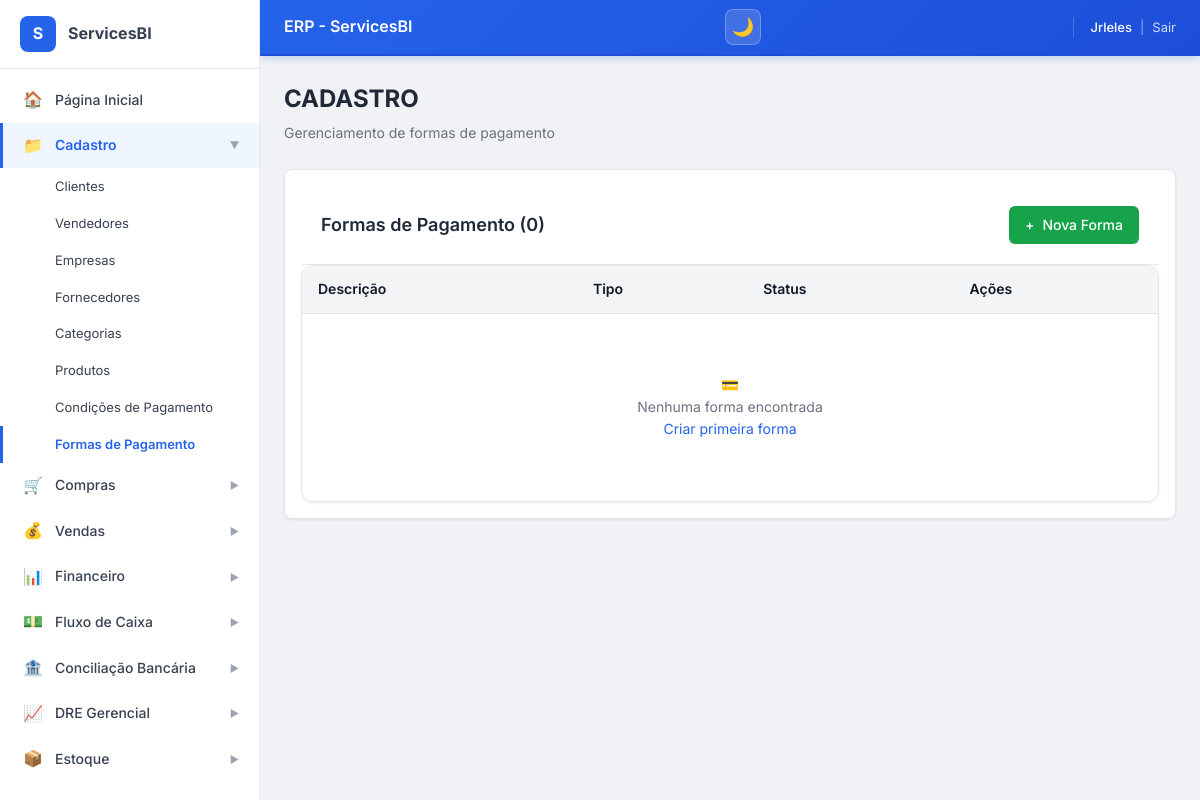
Before: /cadastro/formas-pagamento/ (signed in) with the older database file.
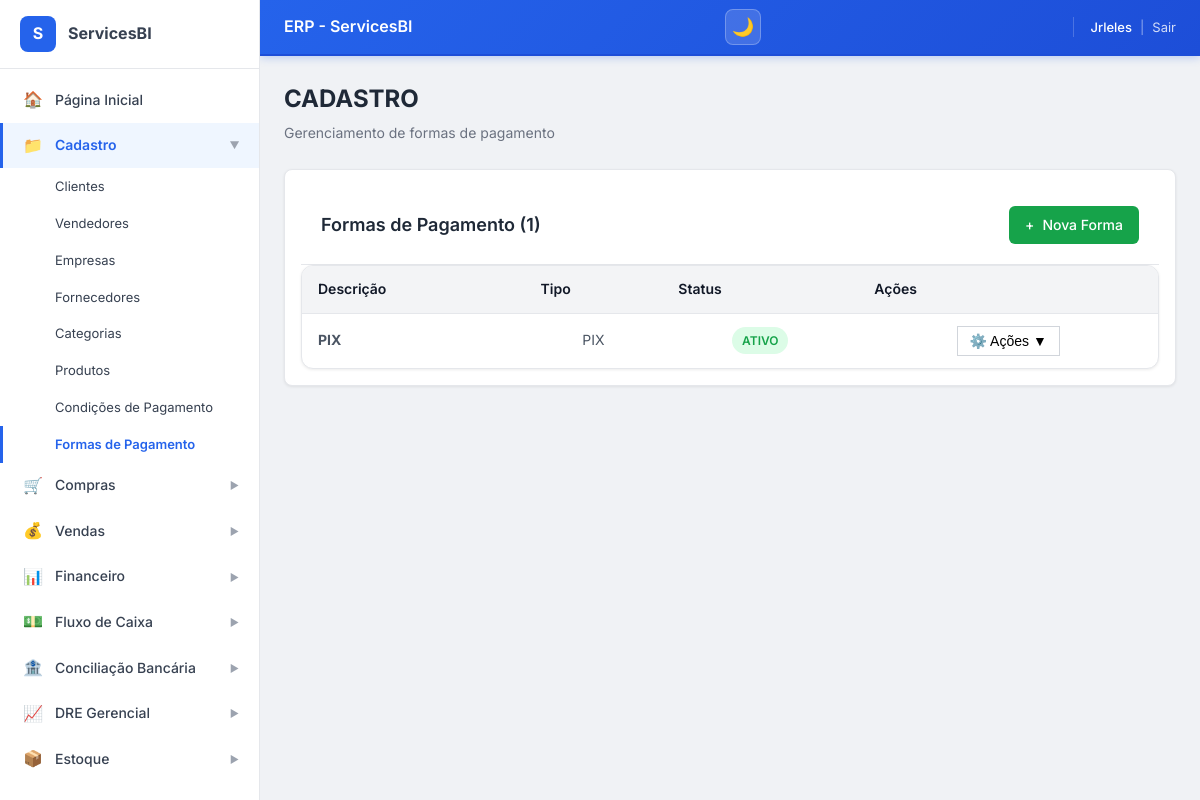
After: the same page with the newer database file.
### ERP_ServicesBI/models.py (models this page shows, shortened)
class FormaPagamento(models.Model):
    TIPO_CHOICES = [
        ('dinheiro', 'Dinheiro'),
        ('pix', 'PIX'),
        ('cartao_debito', 'Cartão de Débito'),
        ('cartao_credito', 'Cartão de Crédito'),
        ('boleto', 'Boleto'),
        ('transferencia', 'Transferência Bancária'),
        ('cheque', 'Cheque'),
        ('outro', 'Outro'),
    ]
    descricao = models.CharField(max_length=100, verbose_name='Descrição')
    tipo = models.CharField(max_length=20, choices=TIPO_CHOICES, default='outro', verbose_name='Tipo')
    ativo = models.BooleanField(default=True, verbose_name='Ativo')
    created_at = models.DateTimeField(auto_now_add=True)
    updated_at = models.DateTimeField(auto_now=True)
    class Meta:
        verbose_name = 'Forma de Pagamento'
        verbose_name_plural = 'Formas de Pagamento'
        ordering = ['descricao']

### ERP_ServicesBI/views.py (the view)
# urls.py: path('cadastro/formas-pagamento/', views.forma_pagamento_list, name='forma_pagamento_list'),
@login_required
def forma_pagamento_list(request):
    formas = FormaPagamento.objects.all().order_by('descricao')
    context = {'formas': formas}
    return render(request, 'cadastro/forma_pagamento_list.html', context)

### ERP_ServicesBI/templates/cadastro/forma_pagamento_list.html (shortened to what this page needs)
{% extends 'base.html' %}
{% load custom_filters %}
{% block content %}
<div class="erp-page-header">
    <h2 class="erp-page-header__title">CADASTRO</h2>
    <p class="erp-page-header__subtitle">Gerenciamento de formas de pagamento</p>
</div>
<div class="erp-card erp-mb-4">
    <div class="erp-filters">
        <h3 class="erp-filters__title">Formas de Pagamento ({{ formas|length }})</h3>
        <a href="{% url 'ERP_ServicesBI:forma_pagamento_add' %}" class="erp-btn erp-btn--success"><span>+</span> Nova Forma</a>
    </div>
    <div class="erp-table-container">
        <table class="erp-table">
            <thead>
                <tr>
                    <th class="erp-text-left">Descrição</th>
                    <th class="erp-text-center">Tipo</th>
                    <th class="erp-text-center">Status</th>
                    <th class="erp-text-center">Ações</th>
                </tr>
            </thead>
            <tbody>
                {% for forma in formas %}
                <tr>
                    <td class="erp-text-left"><strong>{{ forma.descricao }}</strong></td>
                    <td class="erp-text-center">{{ forma.get_tipo_display }}</td>
                    <td class="erp-text-center">
                        <span class="erp-status erp-status--{% if forma.ativo %}ativo{% else %}inativo{% endif %}">
                            {% if forma.ativo %}Ativo{% else %}Inativo{% endif %}
                        </span>
                    </td>
                    <td class="erp-text-center">
                        <div class="erp-actions">
                            <button class="erp-actions__btn" type="button">⚙️ Ações ▼</button>
                        </div>
                    </td>
                </tr>
                {% empty %}
                <tr>
                    <td colspan="4">
                        <div class="erp-empty">
                            <div class="erp-empty__icon">💳</div>
                            <div class="erp-empty__title">Nenhuma forma encontrada</div>
                            <a href="{% url 'ERP_ServicesBI:forma_pagamento_add' %}" class="erp-empty__link">Criar primeira forma</a>
                        </div>
                    </td>
                </tr>
                {% endfor %}
            </tbody>
        </table>
    </div>
</div>
{% endblock %}

Changed rows visible on the page:
added FormaPagamento: descricao "PIX", tipo "PIX", ativo "ATIVO"
Other visible differences:
text no longer shown: "0 💳 Nenhuma forma encontrada Criar primeira forma"
text now shown: "1"
